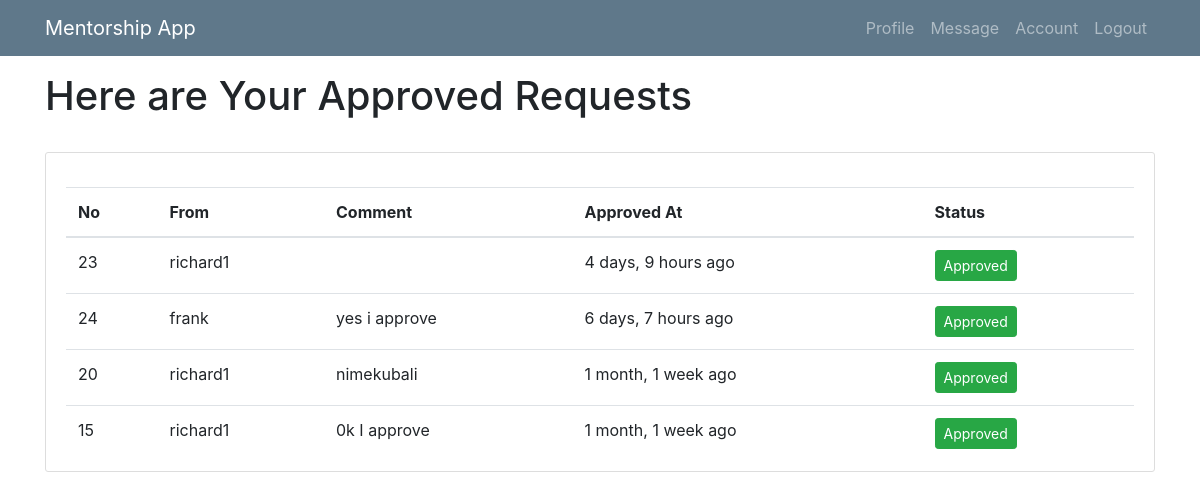
Before: /approved/ (signed in) with the older database file.
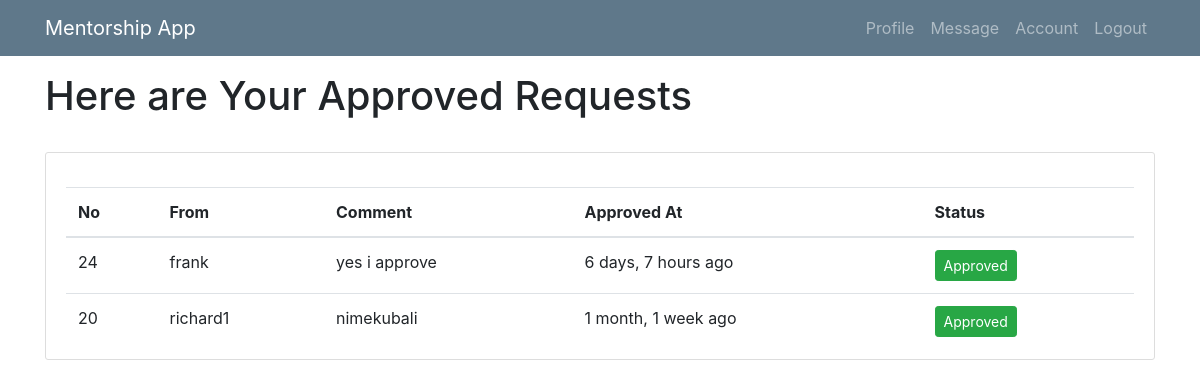
After: the same page with the newer database file.
### mentee/models.py (models this page shows, shortened)
class Msg(models.Model):
    sender = models.ForeignKey(User, related_name="sender", on_delete=models.CASCADE, null=True)
    receipient = models.ForeignKey(User, related_name="receipient", on_delete=models.CASCADE)
    msg_content = models.TextField(max_length=100)
    sent_at = models.DateTimeField(null=True, blank=True)
    comment = models.TextField(blank=True, null=True)
    comment_at = models.DateTimeField(blank=True, null=True)
    is_approved = models.BooleanField(default=False, verbose_name="Approve?")
    date_approved = models.DateTimeField(blank=True, null=True)
    class Meta:
        ordering = ['-sent_at']

class User(AbstractUser):
    is_mentee = models.BooleanField(default=False)
    is_mentor = models.BooleanField(default=False)

### mentee/views/mentee.py (the view)
# urls.py: path('approved/', mentee.Approved.as_view(), name='approved'),
class Approved(LoginRequiredMixin, UserPassesTestMixin, ListView):
    def test_func(self):
        return self.request.user.is_mentee
    model = Msg.objects.filter(is_approved=True).order_by('-date_approved')
    template_name = 'menti/approved.html'
    context_object_name = 'messo'
    def get_queryset(self):
        return self.model.filter(sender=self.request.user)

### mentee/templates/menti/approved.html (shortened to what this page needs)
{% extends 'menti/base.html' %}
{% load humanize %}
{% block content %}
<h1>Here are Your Approved Requests</h1><br>
  <div class="row">
        <div class="col-md-12">
 <div class="content-section">
<div class="table-responsive">
<table class="table mb-0">
    <thead>
      <tr>
          <th>No</th>
          <th>From</th>
          <th>Comment</th>
          <th>Approved At</th>
           <th>Status</th>
      </tr>
    </thead>
    <tbody>
    {% if messo %}
  <ol>
 {% for approved in messo %}
    <tr>
         <td>{{ approved.id }}</td>
        <td>{{ approved.receipient }}</td>
          <td>{{ approved.comment }}</td>
        <td>{{ approved.date_approved|naturaltime }}</td>
        {% if approved.is_approved == True %}
   <td> <button type="button" class="btn btn-success btn-sm">Approved</button></td>
        {% endif %}
    </tr>
{% endfor %}
       </ol>
{% else %}
<p>There Are no Approved Messages</p>
{% endif %}
 </tbody>
  </table>
</div>
 </div>
        </div>
</div>
{% endblock %}

Changed rows visible on the page:
removed Msg: id "23", receipient "richard1", date_approved "4 days, 9 hours ago", is_approved "Approved"
removed Msg: id "15", receipient "richard1", comment "0k I approve", date_approved "1 month, 1 week ago", is_approved "Approved"
